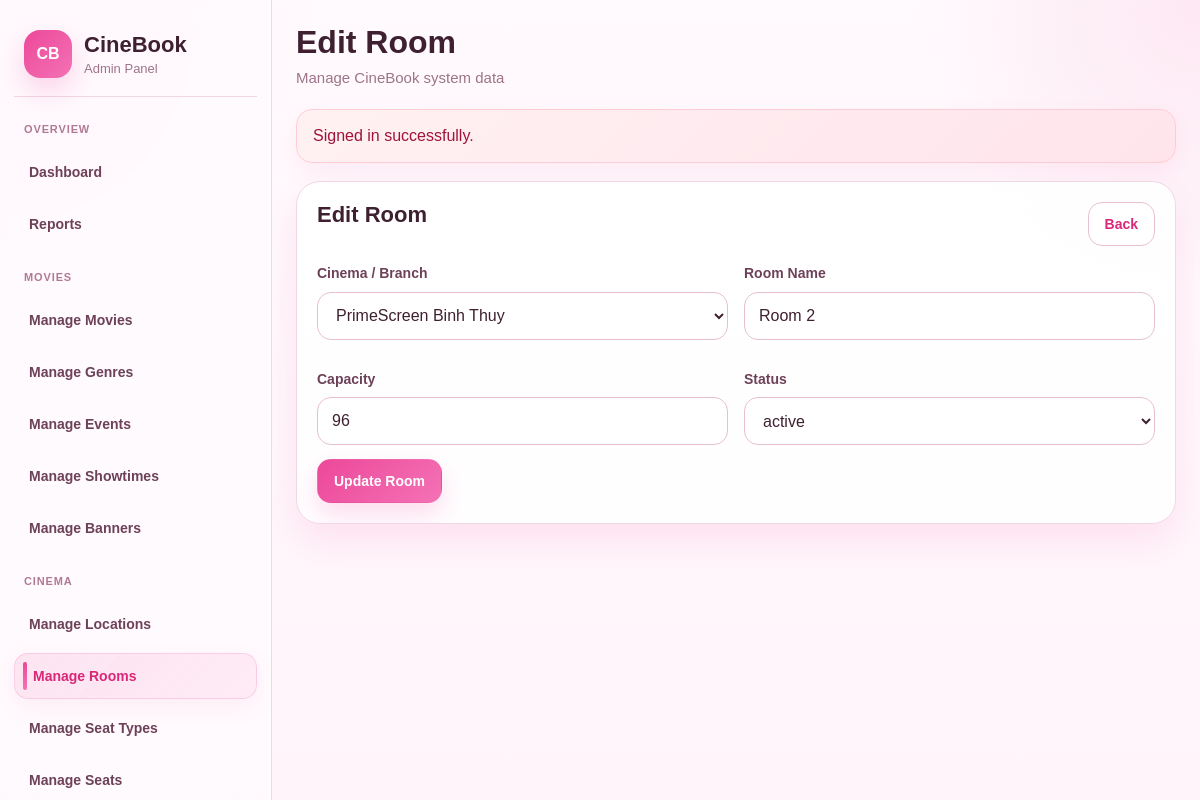
/cinebook/admin/rooms/edit.php?id=6 (signed in), run on the app's committed database.
### tables this page shows
CREATE TABLE `rooms` (
  `room_id` int(11) NOT NULL,
  `location_id` int(11) NOT NULL,
  `room_name` varchar(50) NOT NULL,
  `capacity` int(11) NOT NULL,
  `status` varchar(20) NOT NULL DEFAULT 'active',
  `created_at` datetime NOT NULL DEFAULT current_timestamp(),
  `updated_at` datetime NOT NULL DEFAULT current_timestamp() ON UPDATE current_timestamp()
);

CREATE TABLE `locations` (
  `location_id` int(11) NOT NULL,
  `name` varchar(150) NOT NULL,
  `address` varchar(255) NOT NULL,
  `city` varchar(100) NOT NULL,
  `phone` varchar(20) DEFAULT NULL,
  `status` varchar(20) NOT NULL DEFAULT 'active'
);

### cinebook/includes/helpers.php (called while the page is built, shortened)
<?php
function e(?string $value): string
{
    return htmlspecialchars($value ?? '', ENT_QUOTES, 'UTF-8');
}
function get(string $key, $default = '')
{
    $value = $_GET[$key] ?? $default;
    if (is_string($value)) {
        return trim($value);
    }
    return $value;
}

### cinebook/admin/rooms/edit.php (the view, shortened to what this page needs)
<?php
require_once __DIR__ . '/../../includes/admin_layout_start.php';
$conn = db_connect();
$id = (int) get('id');
$stmt = $conn->prepare("SELECT * FROM rooms WHERE room_id = ? LIMIT 1");
$stmt->bind_param('i', $id);
$stmt->execute();
$result = $stmt->get_result();
$room = $result->fetch_assoc();
$locations = $conn->query("SELECT location_id, name FROM locations ORDER BY name ASC");
?>
<div class="admin-card">
    <div class="admin-card-head">
        <h2>Edit Room</h2>
        <a class="admin-btn-outline" href="<?= BASE_URL ?>admin/rooms/index.php">Back</a>
    </div>
    <form method="POST">
        <div class="admin-form-grid">
            <div class="admin-form-group">
                <label class="admin-label">Cinema / Branch</label>
                <select class="admin-select" name="location_id" required>
                    <?php if ($locations && $locations->num_rows > 0): ?>
                        <?php while ($location = $locations->fetch_assoc()): ?>
                            <option value="<?= (int) $location['location_id'] ?>" <?= (int)$room['location_id'] === (int)$location['location_id'] ? 'selected' : '' ?>>
                                <?= e($location['name']) ?>
                            </option>
                        <?php endwhile; ?>
                    <?php endif; ?>
                </select>
            </div>
            <div class="admin-form-group">
                <label class="admin-label">Room Name</label>
                <input class="admin-input" type="text" name="room_name" value="<?= e($room['room_name']) ?>" required>
            </div>
            <div class="admin-form-group">
                <label class="admin-label">Capacity</label>
                <input class="admin-input" type="number" name="capacity" min="1" value="<?= (int) $room['capacity'] ?>" required>
            </div>
            <div class="admin-form-group">
                <label class="admin-label">Status</label>
                <select class="admin-select" name="status">
                    <option value="active" <?= $room['status'] === 'active' ? 'selected' : '' ?>>active</option>
                </select>
            </div>
        </div>
        <button class="admin-btn" type="submit">Update Room</button>
    </form>
</div>
<?php require_once __DIR__ . '/../../includes/admin_layout_end.php'; ?>

### cinebook/public/assets/css/admin.css (style rules this page uses)
:root { --bg: #fff7fb; --bg-2: #fff1f7; --surface: #ffffff; --surface-soft: #fff9fc; --surface-muted: #fff4f9; --sidebar-bg: rgba(255, 250, 253, 0.92); --line: #f0d7e4; --line-strong: #e7bfd3; --text: #3e2030; --text-soft: #6d4258; --muted: #9d7488; --primary: #ec4899; --primary-hover: #db2777; --primary-soft: #fdf2f8; --secondary: #f472b6; --secondary-soft: #fce7f3; --danger: #dc2626; --danger-soft: #fef2f2; --success: #16a34a; --success-soft: #ecfdf3; --warning: #d97706; --warning-soft: #fff7ed; --shadow-sm: 0 8px 22px rgba(236, 72, 153, 0.08); --shadow-md: 0 16px 36px rgba(236, 72, 153, 0.12); --shadow-lg: 0 24px 56px rgba(236, 72, 153, 0.14); --radius-sm: 12px; --radius-md: 18px; --radius-lg: 24px; --sidebar-width: 272px; --content-max: 100%; }
*, *::before, *::after { box-sizing: border-box; min-width: 0; }
html, body { max-width: 100%; overflow-x: hidden; }
html { scroll-behavior: smooth; }
body { margin: 0; font-family: Arial, Helvetica, sans-serif; color: var(--text); background: radial-gradient(circle at top left, rgba(244, 114, 182, 0.12), transparent 22%), radial-gradient(circle at top right, rgba(236, 72, 153, 0.10), transparent 20%), linear-gradient(180deg, #fffafd 0%, #fff4fa 100%); }
a { color: inherit; text-decoration: none; }
button, input, select, textarea { font: inherit; }
.admin-card, .admin-stat-card, .admin-panel { width: 100%; max-width: 100%; background: rgba(255, 255, 255, 0.94); border: 1px solid var(--line); border-radius: var(--radius-lg); box-shadow: var(--shadow-md); overflow: hidden; }
.admin-card, .admin-panel { margin-bottom: 20px; padding: 20px; }
.admin-card-head, .admin-panel-head { display: flex; justify-content: space-between; align-items: flex-start; gap: 14px; flex-wrap: wrap; margin-bottom: 18px; }
.admin-card-head h2, .admin-panel-head h2 { margin: 0; font-size: 22px; line-height: 1.2; font-weight: 800; color: var(--text); word-break: break-word; }
.admin-btn, .admin-btn-outline, .admin-btn-danger, .admin-btn-soft { display: inline-flex; align-items: center; justify-content: center; gap: 8px; min-height: 44px; padding: 10px 16px; border-radius: 14px; border: 1px solid transparent; cursor: pointer; font-size: 14px; font-weight: 800; line-height: 1.35; text-align: center; white-space: normal; transition: all 0.2s ease; }
.admin-btn { color: #fff; background: linear-gradient(135deg, var(--primary) 0%, var(--secondary) 100%); box-shadow: 0 12px 24px rgba(236, 72, 153, 0.18); }
.admin-btn-outline { color: var(--primary-hover); background: #fff; border-color: var(--line-strong); }
.admin-form-grid { display: grid; grid-template-columns: repeat(2, minmax(0, 1fr)); gap: 16px; width: 100%; }
.admin-form-group { margin-bottom: 14px; min-width: 0; }
.admin-label { display: block; margin-bottom: 8px; color: var(--text-soft); font-size: 14px; font-weight: 700; line-height: 1.4; }
.admin-input, .admin-select, .admin-textarea { width: 100%; max-width: 100%; min-height: 48px; padding: 0 14px; border-radius: 14px; border: 1px solid var(--line-strong); background: #fff; color: var(--text); outline: none; transition: all 0.2s ease; }
.admin-input::placeholder, .admin-textarea::placeholder { color: #b0899b; }

### data on the page
rooms: location_id "PrimeScreen Binh Thuy", room_name "Room 2", capacity "96", status "active"

### other printed values
$pageTitle "Edit Room"
$flash['message'] "Signed in successfully."
